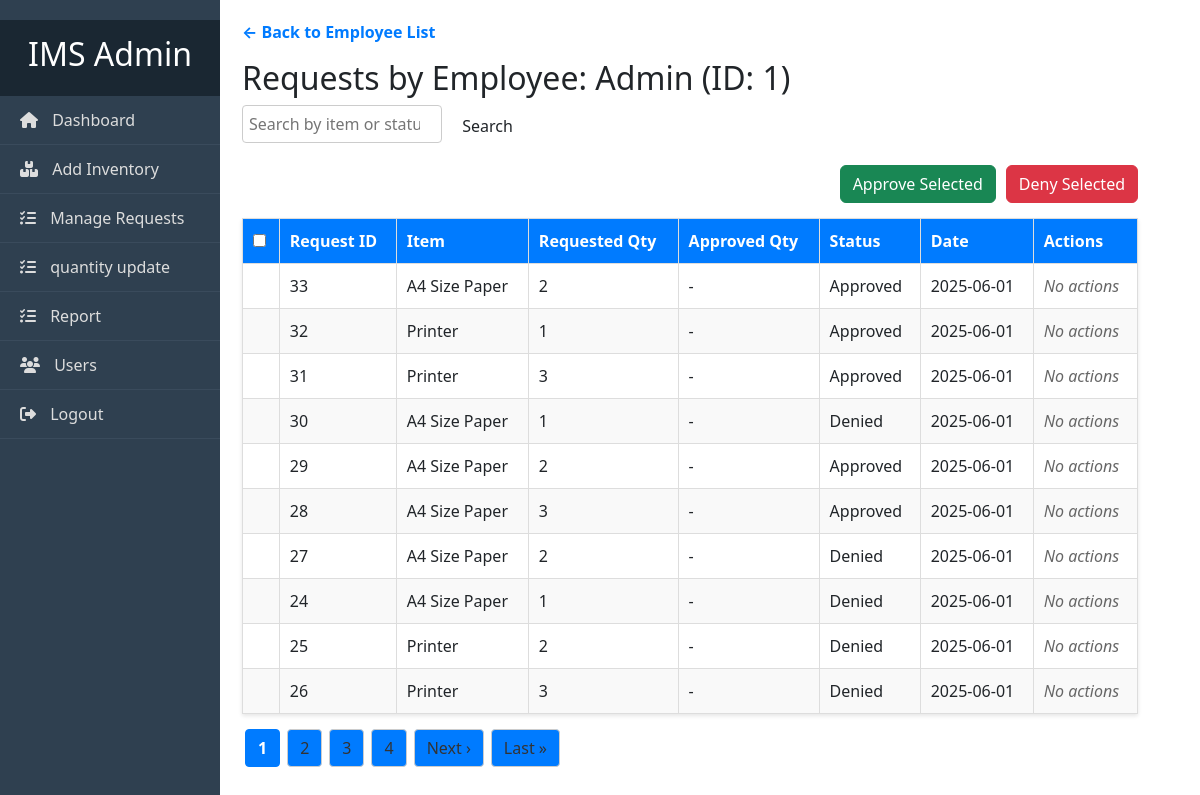
The page /admin/request.php?employee_id=1 (signed in) on the database its author committed.
### tables this page shows
CREATE TABLE `users` (
  `id` int(11) NOT NULL,
  `name` varchar(100) DEFAULT NULL,
  `email` varchar(100) DEFAULT NULL,
  `password` varchar(255) DEFAULT NULL,
  `role` enum('admin','employee') DEFAULT 'employee'
);

CREATE TABLE `requests` (
  `id` int(11) NOT NULL,
  `employee_id` int(11) NOT NULL,
  `item_id` int(11) NOT NULL,
  `quantity` int(11) NOT NULL,
  `status` enum('pending','approved','denied') DEFAULT 'pending',
  `request_date` timestamp NOT NULL DEFAULT current_timestamp(),
  `approved_quantity` int(11) DEFAULT NULL
);

CREATE TABLE `inventory` (
  `id` int(11) NOT NULL,
  `item_name` varchar(255) NOT NULL,
  `description` text DEFAULT NULL,
  `quantity` int(11) NOT NULL DEFAULT 0,
  `created_at` timestamp NOT NULL DEFAULT current_timestamp(),
  `updated_at` timestamp NOT NULL DEFAULT current_timestamp() ON UPDATE current_timestamp(),
  `image_path` varchar(255) DEFAULT NULL
);

### admin/request.php (the view, shortened to what this page needs)
<?php
include '../config/db.php';
$employee_id = isset($_GET['employee_id']) ? (int)$_GET['employee_id'] : 0;
$search = trim($_GET['search'] ?? '');
$page = isset($_GET['page']) ? max(1, (int)$_GET['page']) : 1;
function getTotalRows($conn, $query, $params = [], $types = '') {
    $stmt = $conn->prepare($query);
    if ($types && $params) {
        $stmt->bind_param($types, ...$params);
    }
    $stmt->execute();
    $stmt->bind_result($count);
    return $count;
}
function fetchRequestsByEmployee($conn, $employee_id, $searchTerm, $limit, $offset) {
    if ($searchTerm) {
        $searchTermLike = "%$searchTerm%";
        $stmt = $conn->prepare("
            SELECT r.id, r.item_id, r.quantity, r.approved_quantity, r.status, r.request_date, i.item_name
            FROM requests r
            JOIN inventory i ON r.item_id = i.id
            WHERE r.employee_id = ? AND (i.item_name LIKE ? OR r.status LIKE ?)
            ORDER BY r.request_date DESC
            LIMIT ? OFFSET ?
        ");
        $stmt->bind_param("issii", $employee_id, $searchTermLike, $searchTermLike, $limit, $offset);
    } else {
        $stmt = $conn->prepare("
            SELECT r.id, r.item_id, r.quantity, r.approved_quantity, r.status, r.request_date, i.item_name
            FROM requests r
            JOIN inventory i ON r.item_id = i.id
            WHERE r.employee_id = ?
            ORDER BY r.request_date DESC
            LIMIT ? OFFSET ?
        ");
        $stmt->bind_param("iii", $employee_id, $limit, $offset);
    }
    $stmt->execute();
    return $stmt->get_result();
}
$employee_name = '';
if ($employee_id) {
    $stmt = $conn->prepare("SELECT name FROM users WHERE id = ?");
    $stmt->bind_param("i", $employee_id);
    $stmt->execute();
    $res = $stmt->get_result();
    $emp = $res->fetch_assoc();
    $employee_name = $emp ? htmlspecialchars($emp['name']) : "Unknown";
}
?>
<!DOCTYPE html>
<html lang="en">
<head>
    <link rel="stylesheet" href="../admin/admin-style.css">
</head>
<body>
<?php include '../header.php'; ?>
<div class="container">
    <?php include '../sidebar.php'; ?>
    <main>
        <?php if ($employee_id === 0): ?>
            <h2>Inventory Requests Management</h2>
            <form method="get" class="search-form" action="requests.php">
                <input type="search" name="search" placeholder="Search employees" value="<?= htmlspecialchars($search) ?>" />
                <button type="submit" class="btn btn-approve">Search</button>
                <?php if ($search): ?>
                    <a href="requests.php" class="btn btn-deny" style="margin-left:10px;">Clear</a>
                <?php endif; ?>
            </form>
            <?php
            $total_rows = $search
                ? getTotalRows($conn, "SELECT COUNT(DISTINCT u.id) FROM users u JOIN requests r ON u.id = r.employee_id WHERE u.name LIKE ?", ["%$search%"], "s")
                : getTotalRows($conn, "SELECT COUNT(DISTINCT u.id) FROM users u JOIN requests r ON u.id = r.employee_id");
            $total_pages = ceil($total_rows / RESULTS_PER_PAGE);
            $offset = ($page - 1) * RESULTS_PER_PAGE;
            $employees = fetchEmployees($conn, $search, RESULTS_PER_PAGE, $offset);
            $employee_ids = [];
            while ($row = $employees->fetch_assoc()) {
                $employee_ids[] = $row['id'];
            }
            $employees->data_seek(0);
            $requestCounts = [];
            if (!empty($employee_ids)) {
                $placeholders = implode(',', array_fill(0, count($employee_ids), '?'));
                $stmt = $conn->prepare("SELECT employee_id, status, COUNT(*) as cnt FROM requests WHERE employee_id IN ($placeholders) GROUP BY employee_id, status");
                $types = str_repeat('i', count($employee_ids));
                $bind = [$types];
                foreach ($employee_ids as $i => $id) $bind[] = &$employee_ids[$i];
                call_user_func_array([$stmt, 'bind_param'], $bind);
                $stmt->execute();
                $res = $stmt->get_result();
                foreach ($employee_ids as $eid) {
                    $requestCounts[$eid] = ['new' => 0, 'pending' => 0, 'review' => 0];
                }
                while ($r = $res->fetch_assoc()) {
                    $eid = $r['employee_id'];
                    $status = strtolower($r['status']);
                    $requestCounts[$eid][$status] = $r['cnt'];
                }
                $stmt->close();
            }
            ?>
            <table>
                <thead>
                    <tr>
                        <th>Employee Name</th>
                        <th>Requests Status</th>
                        <th>Action</th>
                    </tr>
                </thead>
                <tbody>
                    <?php if ($employees->num_rows > 0): ?>
                        <?php while ($emp = $employees->fetch_assoc()): ?>
                            <?php $c = $requestCounts[$emp['id']]; ?>
                            <tr>
                                <td><?= htmlspecialchars($emp['name']) ?></td>
                                <td>
                                    <span class="status-badge status-pending">Pending: <?= $c['pending'] ?></span>
                                </td>
                                <td><a href="requests.php?employee_id=<?= $emp['id'] ?>" class="btn btn-approve">View Requests</a></td>
                            </tr>
                        <?php endwhile; ?>
                    <?php else: ?>
                        <tr><td colspan="3" style="text-align:center;">No employees found.</td></tr>
                    <?php endif; ?>
                </tbody>
            </table>
            <?php if ($total_pages > 1): ?>
                <div class="pagination">
                    <?php for ($p = 1; $p <= $total_pages; $p++): ?>
                        <?= $p == $page
                            ? "<span class='current'>$p</span>"
                            : "<a href='requests.php?page=$p" . ($search ? '&search=' . urlencode($search) : '') . "'>$p</a>" ?>
                    <?php endfor; ?>
                </div>
            <?php endif; ?>
        <?php else: ?>
            <a href="requests.php" class="btn-back">← Back to Employee List</a>
            <h2>Requests by Employee: <?= $employee_name ?> (ID: <?= $employee_id ?>)</h2>
            <form method="get" class="search-form" action="requests.php">
                <input type="search" name="search" placeholder="Search by item or status" value="<?= htmlspecialchars($search) ?>" />
                <button type="submit" class="btn btn-approve">Search</button>
            </form>
            <?php
            $total_rows = $search
                ? getTotalRows($conn, "SELECT COUNT(*) FROM requests r JOIN inventory i ON r.item_id = i.id WHERE r.employee_id = ? AND (i.item_name LIKE ? OR r.status LIKE ?)", [$employee_id, "%$search%", "%$search%"], "iss")
                : getTotalRows($conn, "SELECT COUNT(*) FROM requests WHERE employee_id = ?", [$employee_id], "i");
            $total_pages = ceil($total_rows / RESULTS_PER_PAGE);
            $offset = ($page - 1) * RESULTS_PER_PAGE;
            $requests = fetchRequestsByEmployee($conn, $employee_id, $search, RESULTS_PER_PAGE, $offset);
            ?>
            <form method="post" action="">
                <div style="display: flex; justify-content: flex-end; gap: 10px; margin: 15px 0;">
                    <button type="submit" name="bulk_action" value="approve" class="btn btn-success">
                        Approve Selected
                    </button>
                    <button type="submit" name="bulk_action" value="deny" class="btn btn-danger">
                        Deny Selected
                    </button>
                </div>
                <table>
                    <thead>
                        <tr>
                            <th><input type="checkbox" id="select_all" /></th>
                            <th>Request ID</th>
                            <th>Item</th>
                            <th>Requested Qty</th>
                            <th>Approved Qty</th>
                            <th>Status</th>
                            <th>Date</th>
                            <th>Actions</th>
                        </tr>
                    </thead>
                    <tbody>
                        <?php if ($requests->num_rows > 0): ?>
                            <?php while ($r = $requests->fetch_assoc()): ?>
                                <tr>
                                    <td>
                                    </td>
                                    <td><?= $r['id'] ?></td>
                                    <td><?= htmlspecialchars($r['item_name']) ?></td>
                                    <td><?= $r['quantity'] ?></td>
                                    <td><?= $r['approved_quantity'] ?: '-' ?></td>
                                    <td style="text-transform: capitalize;"><?= htmlspecialchars($r['status']) ?></td>
                                    <td><?= date('Y-m-d', strtotime($r['request_date'])) ?></td>
                                    <td>
                                        <?php if ($r['status'] === 'pending'): ?>
                                            <form class="inline-form update-form" data-id="<?= $r['id'] ?>">
                                                <input type="number" name="quantity" min="0" value="<?= $r['approved_quantity'] ?: $r['quantity'] ?>" required />
                                                <button type="button" class="btn btn-update">Update</button>
                                            </form>
                                            <form class="inline-form approve-form" data-id="<?= $r['id'] ?>">
                                                <button type="button" class="btn btn-approve">Approve</button>
                                            </form>
                                            <form class="inline-form deny-form" data-id="<?= $r['id'] ?>">
                                                <button type="button" class="btn btn-deny">Deny</button>
                                            </form>
                                        <?php else: ?>
                                            <span style="color: #666; font-style: italic;">No actions</span>
                                        <?php endif; ?>
                                    </td>
                                </tr>
                            <?php endwhile; ?>
                        <?php else: ?>
                            <tr><td colspan="8" style="text-align:center;">No requests found.</td></tr>
                        <?php endif; ?>
                    </tbody>
                </table>
            </form>
            <?php if ($total_pages > 1): ?>
            <div class="pagination">
                <?php
                $query_params = "employee_id=$employee_id" . ($search ? '&search=' . urlencode($search) : '');
                $range = 2;
                $start = max(1, $page - $range);
                $end = min($total_pages, $page + $range);
                for ($p = $start; $p <= $end; $p++) {
                    echo $p == $page
                        ? "<span class='current'>$p</span>"
                        : "<a href='requests.php?$query_params&page=$p'>$p</a>";
                }
                if ($end < $total_pages) {
                    echo "<a href='requests.php?$query_params&page=$total_pages'>$total_pages</a>";
                }
                if ($page < $total_pages) {
                    echo "<a href='requests.php?$query_params&page=" . ($page + 1) . "' class='next'>Next &rsaquo;</a>";
                    echo "<a href='requests.php?$query_params&page=$total_pages' class='last'>Last &raquo;</a>";
                }
                ?>
            </div>
        <?php endif; ?>
        <?php endif; ?>
    </main>
</div>
</body>
</html>

### admin/admin-style.css (style rules this page uses)
body { font-family: 'Segoe UI', Tahoma, Geneva, Verdana, sans-serif; background: #f4f6f9; margin: 0; }
.container { display: flex; }
h2 { font-size: 24px; margin-bottom: 20px; }
body { margin: 0; display: flex; font-family: 'Segoe UI', Tahoma, Geneva, Verdana, sans-serif; }
body { font-family: Arial, sans-serif; background-color: #f4f6f9; margin: 0; padding: 0; }
table { width: 100%; border-collapse: collapse; background: white; box-shadow: 0 2px 4px rgb(0 0 0 / 0.1); }
table th, table td { padding: 12px 15px; border: 1px solid #ddd; text-align: left; }
table th { background-color: #007bff; color: white; }
table tr:nth-child(even) { background-color: #f9f9f9; }
.btn { padding: 6px 12px; font-size: 14px; border: none; border-radius: 3px; cursor: pointer; text-decoration: none; display: inline-block; }
.btn-approve { background-color: #28a745; color: white; }
form.search-form { margin-bottom: 20px; }
input[type="search"] { padding: 8px; width: 300px; max-width: 100%; font-size: 16px; border: 1px solid #ccc; border-radius: 4px; }
body { font-family: Arial, sans-serif; background:#f5f7fa; margin:0; padding:0; }
table { width: 100%; border-collapse: collapse; margin-top: 15px; }
table th, table td { border: 1px solid #ddd; padding: 10px; text-align: left; }
table th { background: #007BFF; color: white; }
.btn { padding: 6px 12px; border: none; border-radius: 4px; text-decoration: none; cursor: pointer; font-size: 14px; }
.search-form input[type="search"] { padding: 8px; width: 250px; border: 1px solid #ccc; border-radius: 4px; }
.search-form button { margin-left: 8px; }
.pagination { margin-top: 15px; text-align: center; }
.pagination a, .pagination span { display: inline-block; padding: 8px 12px; margin: 0 3px; background: #007BFF; color: white; text-decoration: none; border-radius: 4px; cursor: pointer; }
.pagination span.current { background: #0056b3; font-weight: bold; cursor: default; }
h1, h2 { margin-bottom: 10px; }
a.btn-back { display: inline-block; margin-bottom: 15px; color: #007BFF; text-decoration: none; font-weight: bold; }

### admin/request.php (style rules this page uses)
.container { display: flex; min-height: 100vh; }
main { flex-grow: 1; padding: 20px; padding-left: 200px; }
.btn { padding: 6px 12px; border: none; cursor: pointer; border-radius: 4px; }
.btn-approve { background-color: #28a745; color: #fff; }
.btn-back { margin-bottom: 15px; display: inline-block; }
.search-form input[type="search"] { padding: 6px; width: 200px; }
.search-form button { padding: 6px 10px; margin-left: 5px; }
table { border-collapse: collapse; width: 100%; background: #fff; }
th, td { padding: 10px; border: 1px solid #ccc; text-align: left; }
th { background-color: #f1f1f1; }
.pagination { margin-top: 15px; }
.pagination a, .pagination span.current { padding: 6px 12px; margin-right: 4px; border-radius: 4px; text-decoration: none; border: 1px solid #ccc; color: #333; }
.pagination span.current { background-color: #007bff; color: white; border-color: #007bff; font-weight: bold; }
.btn { padding: 8px 16px; font-size: 14px; border: none; border-radius: 6px; cursor: pointer; font-weight: 500; transition: background-color 0.2s ease; }
.btn-success { background-color: #28a745; color: white; }
.btn-danger { background-color: #dc3545; color: white; }

### rows shown on the page
users: name "Admin"
requests: id "33", item.item_name "A4 Size Paper", quantity "2", approved_quantity "-", status "Approved", request_date "2025-06-01", shows "No actions"
requests: id "32", item.item_name "Printer", quantity "1", approved_quantity "-", status "Approved", request_date "2025-06-01", shows "No actions"
requests: id "31", item.item_name "Printer", quantity "3", approved_quantity "-", status "Approved", request_date "2025-06-01", shows "No actions"
requests: id "30", item.item_name "A4 Size Paper", quantity "1", approved_quantity "-", status "Denied", request_date "2025-06-01", shows "No actions"
requests: id "29", item.item_name "A4 Size Paper", quantity "2", approved_quantity "-", status "Approved", request_date "2025-06-01", shows "No actions"
requests: id "28", item.item_name "A4 Size Paper", quantity "3", approved_quantity "-", status "Approved", request_date "2025-06-01", shows "No actions"
requests: id "27", item.item_name "A4 Size Paper", quantity "2", approved_quantity "-", status "Denied", request_date "2025-06-01", shows "No actions"
requests: id "24", item.item_name "A4 Size Paper", quantity "1", approved_quantity "-", status "Denied", request_date "2025-06-01", shows "No actions"
requests: id "25", item.item_name "Printer", quantity "2", approved_quantity "-", status "Denied", request_date "2025-06-01", shows "No actions"
requests: id "26", item.item_name "Printer", quantity "3", approved_quantity "-", status "Denied", request_date "2025-06-01", shows "No actions"

### other values the page prints
$employee_id "1"
$total_pages "4"
